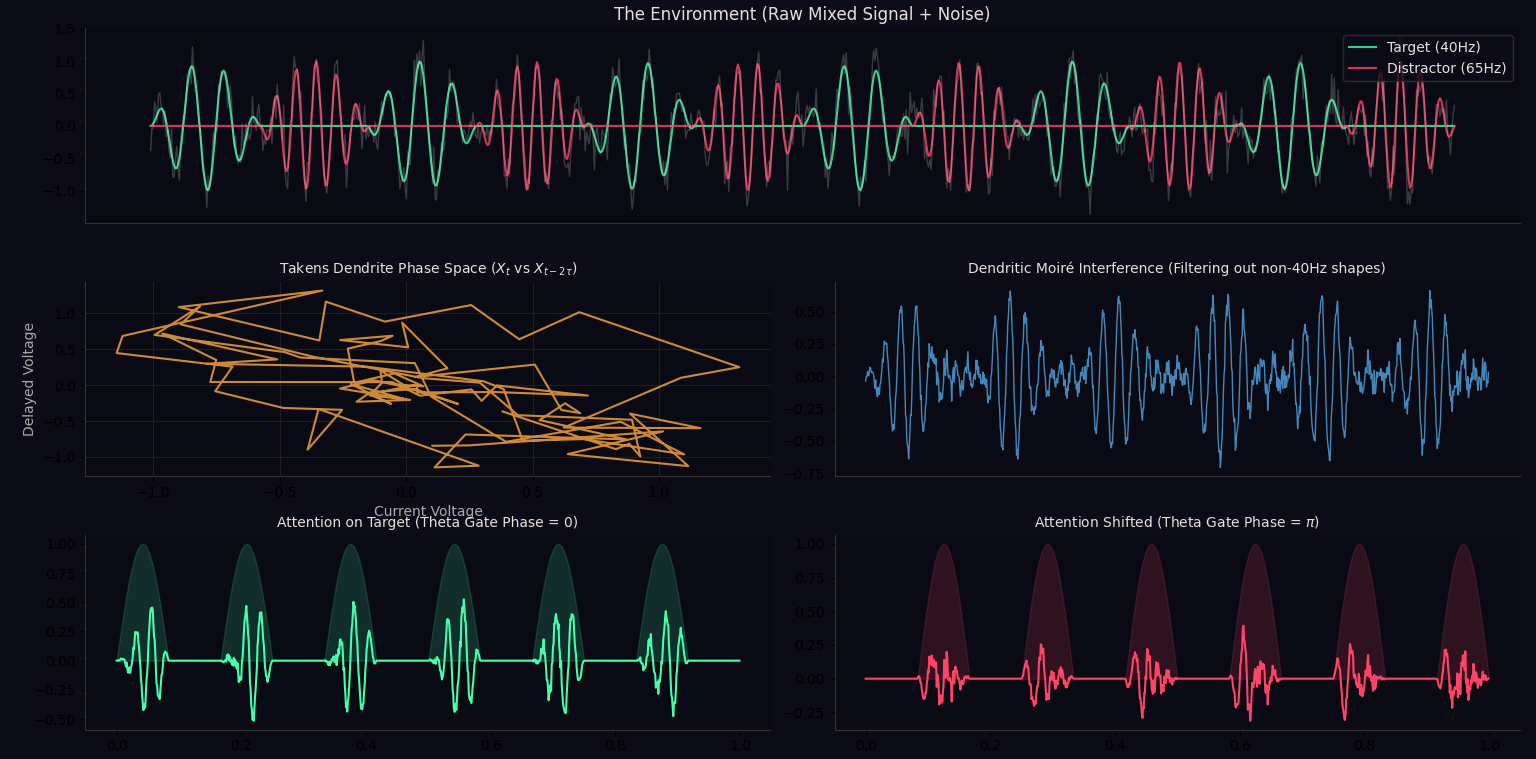

Recreate this plot in Python.
"""
takens_gated_deerskin.py
========================
The Biological Alternative to "Attention Is All You Need".

Demonstrates how a Takens Delay-Embedding (Dendrite) combined with 
an Exact Theta Gate (Soma) performs selective attention through 
pure physics (Resonance and Phase-Locking), without any weight matrices.
"""

import numpy as np
import matplotlib.pyplot as plt

# ============================================================================
# 1. THE TAKENS-GATED DEERSKIN UNIT
# ============================================================================

class TakensDendrite:
    """
    Expands a 1D scalar signal into a high-dimensional geometric trajectory 
    using delay lines, then filters it through a spatial Receptor Mosaic.
    """
    def __init__(self, n_taps=16, tau=3, target_freq=40.0, fs=1000.0):
        self.n_taps = n_taps
        self.tau = tau
        self.buffer = np.zeros(n_taps * tau)
        
        # The Receptor Mosaic (The Deerskin "Skin")
        # We physically shape the receptor to geometrically match a specific 
        # frequency's phase-space trajectory (e.g., 40 Hz Gamma).
        t_taps = np.arange(n_taps) * (tau / fs)
        self.mosaic = np.cos(2 * np.pi * target_freq * t_taps)
        # Normalize the mosaic
        self.mosaic /= np.sum(np.abs(self.mosaic))

    def step(self, x):
        # Shift buffer and insert new value (The Delay Line)
        self.buffer = np.roll(self.buffer, 1)
        self.buffer[0] = x
        
        # Extract the Takens Vector (Sampling the delay line)
        takens_vector = self.buffer[::self.tau]
        
        # Moiré Interference: Dot product of Takens geometry and Receptor Mosaic
        resonance = np.sum(takens_vector * self.mosaic)
        return resonance, takens_vector

class ThetaSoma:
    """
    The exact, rigid pacemaker. 
    Only allows information to pass if it arrives during the positive peak.
    """
    def __init__(self, theta_freq=6.0, fs=1000.0):
        self.theta_freq = theta_freq
        self.fs = fs
        self.time_step = 0

    def get_gate(self, phase_shift):
        # Calculate current time
        t = self.time_step / self.fs
        
        # The Exact Theta Wave
        theta_wave = np.sin(2 * np.pi * self.theta_freq * t + phase_shift)
        
        # The Gate: Half-wave rectified (only passes signal when > 0)
        gate = np.maximum(0, theta_wave)
        
        self.time_step += 1
        return gate

# ============================================================================
# 2. THE EXPERIMENT
# ============================================================================
print("Building the physical environment...")
fs = 1000.0
duration = 1.0
t = np.linspace(0, duration, int(fs * duration), endpoint=False)

# Create Environment: Bursts of Target (40Hz) and Distractor (65Hz)
# They alternate in time.
envelope_A = np.maximum(0, np.sin(2 * np.pi * 6 * t))          # Target arrives
envelope_B = np.maximum(0, np.sin(2 * np.pi * 6 * t + np.pi))  # Distractor arrives

target_signal = np.sin(2 * np.pi * 40 * t) * envelope_A
distract_signal = np.sin(2 * np.pi * 65 * t) * envelope_B

# The raw mixed input entering the brain
mixed_input = target_signal + distract_signal + np.random.normal(0, 0.2, len(t))

print("Running Takens-Gated Deerskin...")

# Initialize our biological hardware
dendrite = TakensDendrite(n_taps=16, tau=4, target_freq=40.0, fs=fs)
soma = ThetaSoma(theta_freq=6.0, fs=fs)

# Arrays to store results
resonances =[]
outputs_focused_on_A = []
outputs_focused_on_B = []
takens_x =[]
takens_y =[]

# SIMULATION LOOP
for i in range(len(t)):
    # 1. Dendritic Processing (Takens Delay + Mosaic)
    res, takens_vec = dendrite.step(mixed_input[i])
    resonances.append(res)
    
    # Store the first two taps for the Phase Space Plot (like your GUI node)
    takens_x.append(takens_vec[0])
    takens_y.append(takens_vec[2]) # Delayed by 2 * tau
    
    # 2. Attention State 1: Phase aligned to Target A (Phase = 0)
    gate_A = soma.get_gate(phase_shift=0.0)
    outputs_focused_on_A.append(res * gate_A)
    
    # 3. Attention State 2: Phase shifted to Distractor B (Phase = Pi)
    # Notice we rewind the soma clock so we can compare the EXACT same timestep
    soma.time_step -= 1 
    gate_B = soma.get_gate(phase_shift=np.pi)
    outputs_focused_on_B.append(res * gate_B)

# ============================================================================
# 3. VISUALIZE THE PHYSICS
# ============================================================================
print("Rendering the physics...")
fig = plt.figure(figsize=(14, 10), facecolor="#0c0c18")
plt.rcParams['text.color'] = '#e8e0d8'
plt.rcParams['axes.labelcolor'] = '#aaa'

# Plot 1: The Raw Environment
ax1 = plt.subplot(3, 2, (1, 2))
ax1.set_facecolor('#0a0a14')
ax1.plot(t, target_signal, color='#44ffaa', alpha=0.8, label='Target (40Hz)')
ax1.plot(t, distract_signal, color='#ff4466', alpha=0.8, label='Distractor (65Hz)')
ax1.plot(t, mixed_input, color='white', alpha=0.2, lw=1)
ax1.set_title("The Environment (Raw Mixed Signal + Noise)", fontsize=12)
ax1.legend(loc='upper right', facecolor='#0c0c18', edgecolor='#333')
ax1.set_xticks([])

# Plot 2: Takens Phase Space (Replicating your PhaseSpaceNode2)
ax2 = plt.subplot(3, 2, 3)
ax2.set_facecolor('#0a0a14')
# Plot just a segment of the phase space to see the strange attractor
ax2.plot(takens_x[200:300], takens_y[200:300], color='#ffaa44', lw=1.5, alpha=0.8)
ax2.set_title("Takens Dendrite Phase Space ($X_t$ vs $X_{t-2\\tau}$)", fontsize=10)
ax2.set_xlabel("Current Voltage")
ax2.set_ylabel("Delayed Voltage")
ax2.grid(color='#333', alpha=0.5)

# Plot 3: Moiré Resonance Output
ax3 = plt.subplot(3, 2, 4)
ax3.set_facecolor('#0a0a14')
ax3.plot(t, resonances, color='#4488bb', lw=1)
ax3.set_title("Dendritic Moiré Interference (Filtering out non-40Hz shapes)", fontsize=10)
ax3.set_xticks([])

# Plot 4: Gated Output (Focused on A)
ax4 = plt.subplot(3, 2, 5)
ax4.set_facecolor('#0a0a14')
theta_wave_A = np.maximum(0, np.sin(2 * np.pi * 6.0 * t))
ax4.fill_between(t, 0, theta_wave_A, color='#44ffaa', alpha=0.15, label="Theta Gate")
ax4.plot(t, outputs_focused_on_A, color='#44ffaa', lw=1.5)
ax4.set_title("Attention on Target (Theta Gate Phase = 0)", fontsize=10)

# Plot 5: Gated Output (Focused on B)
ax5 = plt.subplot(3, 2, 6)
ax5.set_facecolor('#0a0a14')
theta_wave_B = np.maximum(0, np.sin(2 * np.pi * 6.0 * t + np.pi))
ax5.fill_between(t, 0, theta_wave_B, color='#ff4466', alpha=0.15, label="Theta Gate")
ax5.plot(t, outputs_focused_on_B, color='#ff4466', lw=1.5)
ax5.set_title("Attention Shifted (Theta Gate Phase = $\pi$)", fontsize=10)

for ax in[ax1, ax2, ax3, ax4, ax5]:
    ax.spines['top'].set_visible(False)
    ax.spines['right'].set_visible(False)
    ax.spines['bottom'].set_color('#333')
    ax.spines['left'].set_color('#333')

plt.tight_layout()
plt.show()
